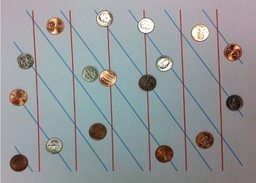
#> input picture input/hough.jpg, 256 x 183 px, shrunk from 666 x 477 before the run, found by its file name
$ python hough_transform.py
#> lines starting #> are read from the running program, lines starting #| are printed output that depends on the picture; after the words box and inside, x2 and y2 are one past the last pixel; in counts of white or black regions, pixels touching at a corner belong together
### morphology.py
import cv2
import numpy as np


class Morphology:
    def convolution(self, org_img, operator, op="erosion"):
        """
        Perform convolution on image and return convoluted image
        :param org_img: Image to convolute
        :param operator: Operator for convolution
        :param op: operation to perform "erosion" and "dilation"
        :return: convoluted Image
        """
        new_img = np.zeros(shape=org_img.shape)  # duplicate_image(org_img)
        x_max = org_img.shape[0]
        y_max = org_img.shape[1]
        op_s = int(operator.shape[0] / 2)
        kernal_size=operator.shape[0]*operator.shape[1]
        for x in range(op_s, x_max - op_s):
            for y in range(op_s, y_max - op_s):
                mat_sum = self.mat_sum(org_img[x - op_s:x + op_s + 1, y - op_s:y + op_s + 1], operator)
                if mat_sum == kernal_size:
                    new_img[x][y] = 255
                elif op == "dilation" and mat_sum != 0:
                    new_img[x][y] = 255
        return new_img

    def mat_sum(self, mat_a, mat_b):
        """
        Match respective elements in given matrices and return sum of matches
        :param mat_a: matrix a
        :param mat_b: matrix b
        :return: sum of multiplications
        """
        sum = 0
        for i in range(mat_a.shape[0]):
            for j in range(mat_a.shape[1]):
                if mat_a[i][j] == mat_b[i][j]:
                    sum += 1
        return sum

    def get_kernel(self,):
        a = 5
        b = 5
        kernel = np.ones((a, b))
        kernel[:, :] = 255

        return kernel

    def erosion(self, image):
        kernel = self.get_kernel()
        return self.convolution(image,kernel,op="erosion")

    def dilation(self, image):
        kernel = self.get_kernel()
        return self.convolution(image, kernel, op="dilation")

    # [9 lines left out: function task, not called in this run]


def main():
    t = Morphology()
    t.task()


# [2 lines that do not run on import are left out]

### hough_transform.py
import cv2
import numpy as np
import math
from morphology import Morphology


class HoughTransform:
    def erosion(self, image, kernel):
        """
        Perform Erosion of image and kernel
        :param image: image for erosion
        :param kernel: kernel for erosion
        :return: image after erosion
        """
        new_img = np.zeros(image.shape)
        x_ops, y_ops = int(kernel.shape[0] / 2), int(kernel.shape[1] / 2)
        for i in range(x_ops, len(image) - x_ops):
            for j in range(y_ops, len(image[0]) - y_ops):
                sub_img = image[i - x_ops: i + x_ops + 1, j - y_ops: j + y_ops + 1]
                if self.cross_check_with_kernel(sub_img, kernel) == 9:
                    new_img[i][j] = 255
        return new_img

    def cross_check_with_kernel(self, img, kernel):
        """
        Count pixels from image which has more value than kernel
        :param img: image
        :param kernel: kernel
        :return: count
        """
        cnt = 0
        for x in range(kernel.shape[0]):
            for y in range(kernel.shape[1]):
                if img[x][y] >= kernel[x][y]:
                    cnt += 1
        return cnt

    def hough_space(self, edge_img, roh, theta_):
        new_image = np.zeros((roh, theta_))
        for i in range(edge_img.shape[0]):
            for j in range(edge_img.shape[1]):
                if edge_img[i][j] == 255:
                    for theta in range(theta_):
                        sin = math.sin(math.radians(theta))
                        cos = math.cos(math.radians(theta))
                        roh = int(i * cos + j * sin)
                        if roh < 0:
                            roh = roh * (-1)
                        new_image[roh][theta] += 1

        return new_image

    def find_row_theta_values(self, img, list_):
        dict_ = {}
        list_ = list_.tolist()
        for rho in range(img.shape[0]):
            for theta in range(img.shape[1]):
                if img[rho][theta] in list_:
                    dict_[rho] = theta
                    list_.remove(img[rho][theta])
        return dict_

    def task3(self, lines="vertical"):
#> called with lines = 'diagonal'
        image = cv2.imread(r'input\hough.jpg', 0)
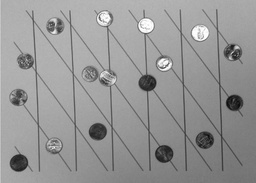
#> image: shape (183, 256); min 11, max 255, mean 150
        rows, colums = image.shape
#> rows = 183; colums = 256
        t = Morphology()
        # form kernel for vertical line
        vertical_kernel = [[0, 1, 0], [0, 1, 0], [0, 1, 0]]
        diagonal_kernel = [[1, 0, 0], [0, 1, 0], [0, 0, 1]]

        edges = cv2.Canny(image, 50, 150, apertureSize=3)
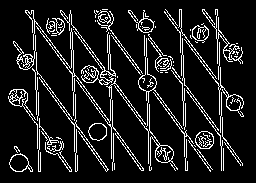
#> edges: shape (183, 256); 11.3% white in thin lines or dots, all inside (x1, y1, x2, y2) = (8, 9, 244, 172)
        print("Edge detection")
        kernel = np.array(vertical_kernel)
        if lines == "diagonal":
            kernel = np.array(diagonal_kernel)
            edge_image = self.erosion(t.erosion(t.dilation(self.erosion(self.erosion(self.erosion(t.erosion(t.dilation(self.erosion(self.erosion(edges, kernel), kernel))), kernel), kernel),kernel))),kernel)
#> after the loop in erosion, `for i in range(x_ops, len(image) - x_ops):`:
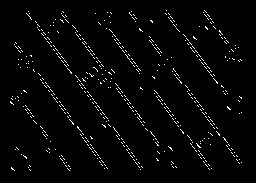
#> new_img: shape (183, 256) float64; 2.5% white in thin lines or dots, all inside (x1, y1, x2, y2) = (10, 10, 242, 171)
#> in erosion (call 2), `new_img = np.zeros(image.shape)`: new_img: shape (183, 256) float64; every value is 0
#> after the loop in erosion (call 2), `for i in range(x_ops, len(image) - x_ops):`:
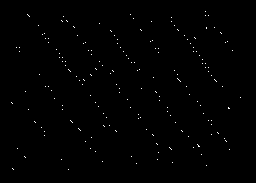
#> new_img: shape (183, 256) float64; 0.47% white in thin lines or dots, all inside (x1, y1, x2, y2) = (11, 11, 241, 170)
#> after the loop in convolution, `for x in range(op_s, x_max - op_s):`:
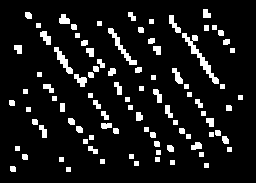
#> new_img: shape (183, 256) float64; 9.2% white; 92 white regions, largest, box (x1, y1, x2, y2) and area: (182, 33, 219, 84) 363, (108, 28, 137, 65) 226, (54, 47, 73, 74) 179
#> call 2 of convolution, with operator = array of shape (5, 5), op = 'erosion'
#> after the loop in convolution (call 2), `for x in range(op_s, x_max - op_s):`:
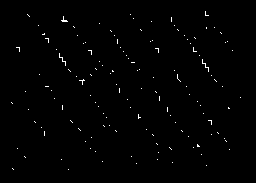
#> new_img: shape (183, 256) float64; 0.72% white in thin lines or dots, all inside (x1, y1, x2, y2) = (11, 11, 241, 170)
#> after the loop in erosion (call 3), `for i in range(x_ops, len(image) - x_ops):`:
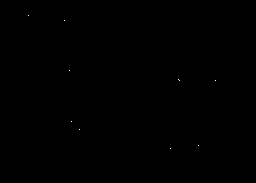
#> new_img: shape (183, 256) float64; 0.02% white in thin lines or dots, all inside (x1, y1, x2, y2) = (28, 15, 216, 149)
        else:
            edge_image = self.erosion(edges, kernel)
        cv2.imwrite("edge" + lines + ".jpg", edge_image)
        roh = int((2 * ((rows ** 2 + colums ** 2) ** 0.5)) + 1)
        theta = 180
        print("calculating hough space")
        hough_space_matrix = self.hough_space(edge_image, roh, theta)
#> after the loop in hough_space, `for i in range(edge_img.shape[0]):`: new_image: shape (630, 180) float64; every value is 0
        cv2.imwrite("haughspace.jpg", hough_space_matrix)
        list_ = hough_space_matrix.flatten()
        print(len(list_))
#| 113400
        list_.sort()
        thresholds = list_[-150::10]
        print(thresholds)
#| [0. 0. 0. 0. 0. 0. 0. 0. 0. 0. 0. 0. 0. 0. 0.]
        roh_theta_pair = self.find_row_theta_values(hough_space_matrix, thresholds)
        print("store result",len(roh_theta_pair))
#| store result 1
        result_image = cv2.imread("input\hough.jpg")
#> result_image is the input picture: shape (183, 256, 3); mean B, G, R 152.8, 150.8, 147.3
        for x in range(rows):
            for y in range(colums):
                for roh, theta in roh_theta_pair.items():
                    value = int(-x/math.tan(math.radians(theta)) + roh/math.sin(math.radians(theta)))
                    if y == value:
                        result_image[x][y] = np.array([3, 255, 5])
                        break
#> result_image: shape (183, 256, 3); under 0.01% of pixels changed, all inside (x1, y1, x2, y2) = (0, 0, 1, 1)
        cv2.imwrite('task3_'+lines+'.jpg', result_image)


if __name__ == '__main__':

    HoughTransform().task3("diagonal")

$ run again, with input/point.jpg copied over input/hough.jpg
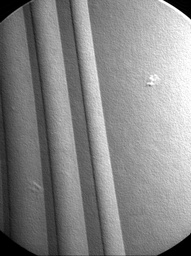
#> input picture input/point.jpg, 191 x 256 px, shrunk from 571 x 766 before the run, found by its file name
#> in task3, image is the input picture: shape (256, 191); min 0, max 255, mean 134.3
#> in task3, `edges = cv2.Canny(image, 50, 150, apertureSize=3)`:
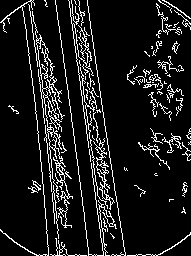
#> edges: shape (256, 191); 10.2% white in thin lines or dots
#| 115020
#| [1. 1. 1. 1. 1. 1. 1. 1. 1. 1. 1. 2. 2. 2. 2.]
#| store result 12
#> after the loop in task3, `for x in range(rows):`:
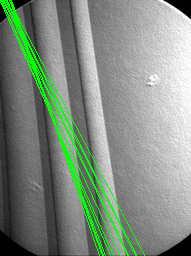
#> result_image: shape (256, 191, 3); 5.35% of pixels changed, all inside (x1, y1, x2, y2) = (0, 0, 145, 256)

$ run again, with input/segment.jpg copied over input/hough.jpg
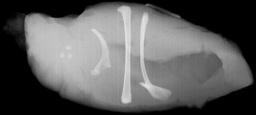
#> input picture input/segment.jpg, 256 x 115 px, shrunk from 712 x 321 before the run, found by its file name
#> in task3, image is the input picture: shape (115, 256); min 0, max 230, mean 92.6
#> in task3, `edges = cv2.Canny(image, 50, 150, apertureSize=3)`:
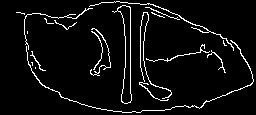
#> edges: shape (115, 256); 5.5% white in thin lines or dots
#> the loop in erosion, `for i in range(x_ops, len(image) - x_ops):` made 113 passes
#> the loop in erosion (call 2), `for i in range(x_ops, len(image) - x_ops):` made 113 passes
#> after the loop in convolution, `for x in range(op_s, x_max - op_s):`:
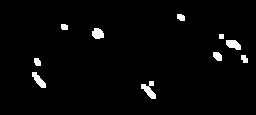
#> new_img: shape (115, 256) float64; 2.5% white; 10 white regions, largest, box (x1, y1, x2, y2) and area: (141, 81, 156, 99) 136, (32, 72, 46, 88) 111, (226, 40, 241, 50) 110
#| 101160
#| [0. 0. 0. 0. 0. 0. 0. 0. 0. 0. 0. 0. 0. 0. 0.]
#| store result 1
